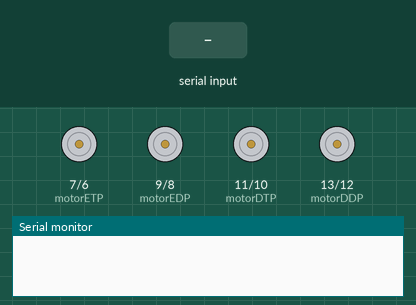
The sketch below on a simulated Arduino Uno, built with avr-gcc and run on an emulated ATmega328P. On the bench: motor-driver pin pairs drawn as motors (green arrow = first pin HIGH = forward, orange = second pin HIGH = backward, longer = more drive), the last lines printed to the serial monitor. The inputs (shaded band) are chosen by the test bench.

Above: at 1.2 s.
1.3 s: "1" received over Serial
At 1.6 s:
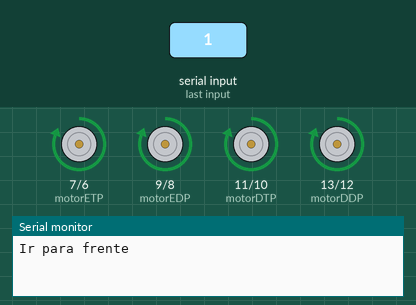
2.8 s: "2" received over Serial
At 3.9 s:
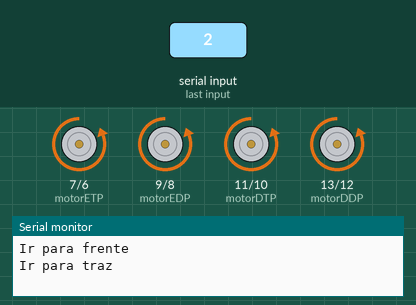
4.3 s: "3" received over Serial
At 5.1 s:
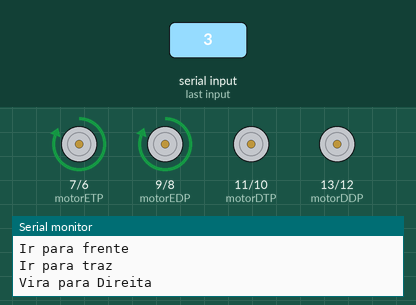
5.8 s: "4" received over Serial
At 6.2 s:
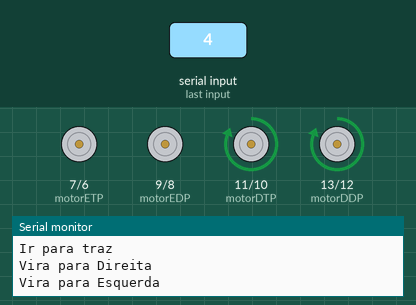
7.3 s: "5" received over Serial
At 8.5 s:
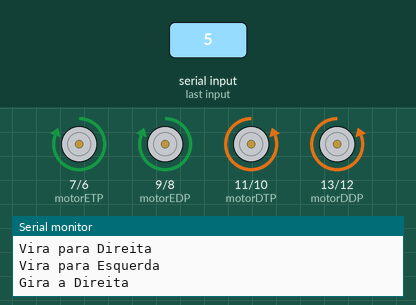
8.8 s: "6" received over Serial
At 9.7 s:
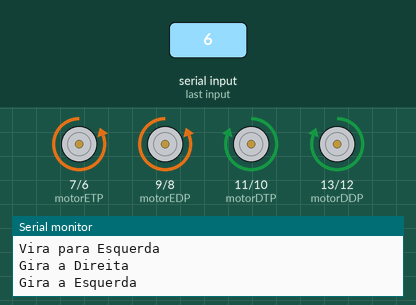
Timing chart, 0 to 11.3 s (numbered marks = the images above; inputs shaded):
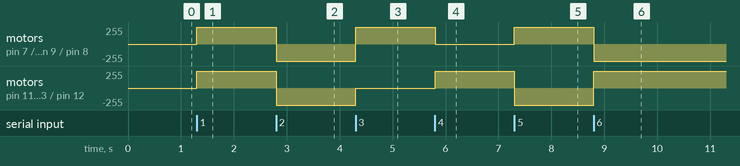

The sketch:

MotorDC4x4.ino
```cpp
/*
  Andeson de Jesus de Menezes
  Data: 22/08/2019
  Projeto controlar 4 Motores DC v6; 4x4

  Componentes:
    4 - Motores DC 6v;
    1 - Protoboard ;
    8 - Fios p/plugs macho/macho;

*/

int motorDDP = 13;   //motor Direito Dianteiro Positivo
int motorDDN = 12;   //motor Direito Dianteiro Negativo
int motorDTP = 11;   //motor Direito Traseiro Positivo
int motorDTN = 10;   //motor Direito Traseiro Negativo

int motorEDP = 9;   //motor Esquerdo Dianteiro Positivo
int motorEDN = 8;   //motor Esquerdo Dianteiro Negativo
int motorETP = 7;   //motor Esquerdo Traseiro Positivo
int motorETN = 6;   //motor Esquerdo Traseiro Negativo

void setup() {
  pinMode(motorDDP, OUTPUT);
  pinMode(motorDDN, OUTPUT);
  pinMode(motorDTP, OUTPUT);
  pinMode(motorDTN, OUTPUT);
  pinMode(motorEDP, OUTPUT);
  pinMode(motorEDN, OUTPUT);
  pinMode(motorETP, OUTPUT);
  pinMode(motorETN, OUTPUT);
  Serial.begin(9600);
}

void loop() {
  char s = Serial.read();

  if ( s == '0') {
    Serial.println("Parado");
    parar();
  }

  if ( s == '1') {
    Serial.println("Ir para frente");
    IrParaFrente();
  }

  if ( s == '2') {
    Serial.println("Ir para traz");
    IrParaTraz();
  }

  if ( s == '3') {
    Serial.println("Vira para Direita");
    VirarDireita();
  }

  if ( s == '4') {
    Serial.println("Vira para Esquerda");
    VirarEsquerda();
  }

  if ( s == '5') {
    Serial.println("Gira a Direita");
    GiraADireita();
  }

  if ( s == '6') {
    Serial.println("Gira a Esquerda");
    GiraAEsquerda();
  }


}

void parar() {
   //Manda para o motor Direito Dianteiro
  digitalWrite( motorDDP, LOW );
  digitalWrite( motorDDN, LOW );
  //Manda para o motor Direito Traseiro
  digitalWrite( motorDTP, LOW );
  digitalWrite( motorDTN, LOW );
  //Manda para o motor Esquerdo Dianteiro
  digitalWrite( motorEDP, LOW );
  digitalWrite( motorEDN, LOW );
  //Manda para o motor Esquerdo Traseiro
  digitalWrite( motorETP, LOW );
  digitalWrite( motorETN, LOW );
}

/**
 * Comando que faz os 4 motores ir p/Frete se movendo todos no mesmo sentido
 */
void IrParaFrente(){
  //Manda p/frete motor Direito Dianteiro
  digitalWrite( motorDDP, HIGH );
  digitalWrite( motorDDN, LOW );
  //Manda p/frete motor Direito Traseiro
  digitalWrite( motorDTP, HIGH );
  digitalWrite( motorDTN, LOW );

  //Manda p/frete motor Esquerdo Dianteiro
  digitalWrite( motorEDP, HIGH );
  digitalWrite( motorEDN, LOW );
  //Manda p/frete motor Esquerdo Traseiro
  digitalWrite( motorETP, HIGH );
  digitalWrite( motorETN, LOW );
}

/**
 * Comando que faz os 4 motores ir p/Traz se movendo todos no mesmo sentido
 */
void IrParaTraz(){
  //Manda p/Traz motor Direito Dianteiro
  digitalWrite( motorDDP, LOW );
  digitalWrite( motorDDN, HIGH );
  //Manda p/Traz motor Direito Traseiro
  digitalWrite( motorDTP, LOW );
  digitalWrite( motorDTN, HIGH );

  //Manda p/Traz motor Esquerdo Dianteiro
  digitalWrite( motorEDP, LOW );
  digitalWrite( motorEDN, HIGH );
  //Manda p/Traz motor Esquerdo Traseiro
  digitalWrite( motorETP, LOW );
  digitalWrite( motorETN, HIGH );
}

/**
 * Comando faz que os motores do lado direito parem e os do lado esquerdo
 * siga em frente o resultado é uma curva a direita
 */
void VirarDireita(){
  //Manda para o motor Direito Dianteiro
  digitalWrite( motorDDP, LOW );
  digitalWrite( motorDDN, LOW );
  //Manda para o motor Direito Traseiro
  digitalWrite( motorDTP, LOW );
  digitalWrite( motorDTN, LOW );

  //Manda p/Frente motor Esquerdo Dianteiro
  digitalWrite( motorEDP, HIGH );
  digitalWrite( motorEDN, LOW );
  //Manda p/Frente motor Esquerdo Traseiro
  digitalWrite( motorETP, HIGH );
  digitalWrite( motorETN, LOW );
}

/**
 * Comando faz que os motores do lado esquerdo parem e os do lado direito
 * siga em frente o resultado é uma curva a esquerda
 */
void VirarEsquerda(){
  //Manda p/Frente motor Direito Dianteiro
  digitalWrite( motorDDP, HIGH );
  digitalWrite( motorDDN, LOW );
  //Manda p/Frente motor Direito Traseiro
  digitalWrite( motorDTP, HIGH );
  digitalWrite( motorDTN, LOW );

  //Manda para o motor Esquerdo Dianteiro
  digitalWrite( motorEDP, LOW );
  digitalWrite( motorEDN, LOW );
  //Manda para o motor Esquerdo Traseiro
  digitalWrite( motorETP, LOW );
  digitalWrite( motorETN, LOW );
}


/**
 * Gira sobre o eixo para a direita.
 */
void GiraADireita(){
  //Manda para o motor Direito Dianteiro
  digitalWrite( motorDDP, LOW );
  digitalWrite( motorDDN, HIGH );
  //Manda para o motor Direito Traseiro
  digitalWrite( motorDTP, LOW );
  digitalWrite( motorDTN, HIGH );

  //Manda p/Frente motor Esquerdo Dianteiro
  digitalWrite( motorEDP, HIGH );
  digitalWrite( motorEDN, LOW );
  //Manda p/Frente motor Esquerdo Traseiro
  digitalWrite( motorETP, HIGH );
  digitalWrite( motorETN, LOW );
}

/**
 * Gira sobre o eixo para a esquerda.
 */
void GiraAEsquerda(){
  //Manda p/Frente motor Direito Dianteiro
  digitalWrite( motorDDP, HIGH );
  digitalWrite( motorDDN, LOW );
  //Manda p/Frente motor Direito Traseiro
  digitalWrite( motorDTP, HIGH );
  digitalWrite( motorDTN, LOW );

  //Manda para o motor Esquerdo Dianteiro
  digitalWrite( motorEDP, LOW );
  digitalWrite( motorEDN, HIGH );
  //Manda para o motor Esquerdo Traseiro
  digitalWrite( motorETP, LOW );
  digitalWrite( motorETN, HIGH );
}
```

Measured:
- after the input at 1.3 s, motor on pin 7 (motorETP) / pin 6 (motorETN), motor on pin 9 (motorEDP) / pin 8 (motorEDN), motor on pin 11 (motorDTP) / pin 10 (motorDTN), motor on pin 13 (motorDDP) / pin 12 (motorDDN): stopped → forward 255/255 at once
- after the input at 2.8 s, motor on pin 7 (motorETP) / pin 6 (motorETN), motor on pin 9 (motorEDP) / pin 8 (motorEDN), motor on pin 11 (motorDTP) / pin 10 (motorDTN), motor on pin 13 (motorDDP) / pin 12 (motorDDN): forward 255/255 → backward 255/255 at once
- after the input at 4.3 s, motor on pin 7 (motorETP) / pin 6 (motorETN), motor on pin 9 (motorEDP) / pin 8 (motorEDN): backward 255/255 → forward 255/255 at once; motor on pin 11 (motorDTP) / pin 10 (motorDTN), motor on pin 13 (motorDDP) / pin 12 (motorDDN): backward 255/255 → stopped at once
- after the input at 5.8 s, motor on pin 7 (motorETP) / pin 6 (motorETN), motor on pin 9 (motorEDP) / pin 8 (motorEDN): forward 255/255 → stopped at once; motor on pin 11 (motorDTP) / pin 10 (motorDTN), motor on pin 13 (motorDDP) / pin 12 (motorDDN): stopped → forward 255/255 at once
- after the input at 7.3 s, motor on pin 7 (motorETP) / pin 6 (motorETN), motor on pin 9 (motorEDP) / pin 8 (motorEDN): stopped → forward 255/255 at once; motor on pin 11 (motorDTP) / pin 10 (motorDTN), motor on pin 13 (motorDDP) / pin 12 (motorDDN): forward 255/255 → backward 255/255 at once
- after the input at 8.8 s, motor on pin 7 (motorETP) / pin 6 (motorETN), motor on pin 9 (motorEDP) / pin 8 (motorEDN): forward 255/255 → backward 255/255 at once; motor on pin 11 (motorDTP) / pin 10 (motorDTN), motor on pin 13 (motorDDP) / pin 12 (motorDDN): backward 255/255 → forward 255/255 at once
